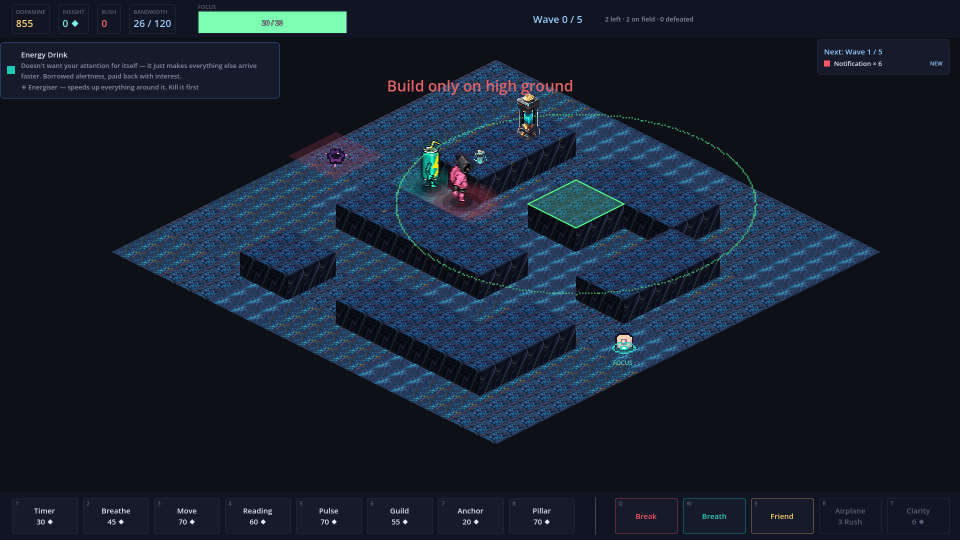
#> input picture iso_slice_test.png, 1920 x 1080 px (shown at 1/2 size)
$ python pulse_anim.py ../iso_slice_test.png ../brain_td_level_clean_pink_1786615590187.png
#> lines starting #> are read from the running program, lines starting #| are printed output that depends on the picture; after the words box and inside, x2 and y2 are one past the last pixel; in counts of white or black regions, pixels touching at a corner belong together
"""Build a charge-and-slam animation for a stacked, glowing-seam tower head.

Why this is code and not a PixelLab call: `animate_image` cannot hold this motion. Fed a
48px Zen Pulsar it redrew the tower as an orange humanoid; fed the native 64px source
with a hand-built end pose pinned as `last_frame_url` it kept the silhouette but still
melted the stone into a yellow blob over the last third. The motion is purely mechanical
— rigid slabs sliding apart, light stretching between them — so it is cheaper and
strictly better to slide the source's OWN pixels than to ask a model to redraw them.
Same principle as build_wall_atlas.py and build_wall_face.py: post-process what the
generator cannot hold steady.

    python tools/pulse_anim.py <source.png> <outdir>          # auto-detect the bands
    python tools/pulse_anim.py <source.png> <outdir> --show   # just print the bands

The source is the resting (slabs closed) pose at ART SIZE x2 — 64x64 for 32px head art.
Install the result with sprite_16.halve(im, 32) per frame, as head_<id>_frame_N.png.

Frame 1 is the closed pose with the core punched white — the slam. Frames 2..N open the
stack step by step. tower.gd's `charge_telegraph` maps the reload onto these frames, so
frame 1 plays on the shot and the last frame is "charged and waiting".
"""
import os
import sys

import numpy as np
from PIL import Image

# Growth per gap, per frame. Explicit steps, NOT an eased float that gets rounded: easing
# then rounding to a pixel silently produced two identical frames mid-charge, a visible
# stutter at tower.gd's HEAD_FPS of 8. Monotonic, with the only hold at peak charge where
# a beat wants one. The ceiling is bounded by headroom — see build().
GROWTH_STEPS = [0, 1, 2, 3, 4, 5, 5]


def _masks(a):
    """Opaque / warm (core light) / cool (crystal) pixel masks."""
    op = a[..., 3] > 40
    warm = op & (a[..., 0] > 130) & (a[..., 0] - a[..., 2] > 50)
    cool = op & (a[..., 2] > 130) & (a[..., 2] - a[..., 0] > 40)
    return op, warm, cool


def detect_bands(im, warm_frac=0.25):
    """Split the sprite into alternating ('art', y0, y1) / ('gap', y0, y1) row bands.

    A 'gap' is a run of rows where the core light dominates — those are the seams that
    stretch when the slabs separate. Everything else is rigid stone that only translates.
    """
    a = np.asarray(im.convert("RGBA")).astype(int)
    op, warm, _ = _masks(a)
    rows = np.where(op.any(axis=1))[0]
    if rows.size == 0:
        raise ValueError("source is fully transparent")
    top, bottom = int(rows[0]), int(rows[-1]) + 1

    is_gap = []
    for y in range(top, bottom):
        n = op[y].sum()
        is_gap.append(n > 0 and warm[y].sum() >= warm_frac * n)

    bands, start = [], top
    for i in range(1, len(is_gap) + 1):
        if i == len(is_gap) or is_gap[i] != is_gap[i - 1]:
            bands.append(("gap" if is_gap[i - 1] else "art", start, top + i))
            start = top + i
    # A gap can only stretch if stone sits on both sides of it; a warm run at either end
    # is part of the silhouette (the lit top face), not a seam.
    while bands and bands[0][0] == "gap":
        bands.pop(0)
    while bands and bands[-1][0] == "gap":
        bands.pop()
    return bands


def frame(im, bands, grow, t, flash=0.0):
    """One frame. `grow` = px each gap opens by, `t` in [0,1] = how charged the light is."""
    w, h = im.size
    heights = [(b - a + (grow if k == "gap" else 0)) for k, a, b in bands]
    canvas = Image.new("RGBA", (w, h), (0, 0, 0, 0))
    y = bands[-1][2] - sum(heights)          # bottom slab pinned; the stack grows upward
    for (kind, a, b), nh in zip(bands, heights):
        strip = im.crop((0, a, w, b))
        if nh != b - a:
            strip = strip.resize((w, nh), Image.NEAREST)
        if y < 0:                            # ran off the top: clip, never wrap
            canvas.alpha_composite(strip.crop((0, -y, w, nh)), (0, 0))
        else:
            canvas.alpha_composite(strip, (0, y))
        y += nh

    arr = np.asarray(canvas).astype(float)
    op, warm, cool = _masks(arr)
    # Blue climbs fastest, so the core rides orange -> gold -> white-hot as it charges
    # instead of just getting brighter.
    for c, m in ((0, 0.14), (1, 0.26), (2, 0.70)):
        arr[..., c] = np.where(warm, np.clip(arr[..., c] * (1.0 + m * t), 0, 255), arr[..., c])
    for c, m in ((0, 0.20), (1, 0.12), (2, 0.10)):
        arr[..., c] = np.where(cool, np.clip(arr[..., c] * (1.0 + m * t), 0, 255), arr[..., c])
    if flash:
        # Discharge: the core whites out and throws light onto the stone around it.
        for c, m in ((0, 0.18), (1, 0.42), (2, 1.40)):
            arr[..., c] = np.where(warm, np.clip(arr[..., c] * (1.0 + m * flash), 0, 255),
                                   arr[..., c])
        stone = op & ~warm & ~cool
        arr[..., :3] = np.where(stone[..., None],
                                np.clip(arr[..., :3] * (1.0 + 0.30 * flash), 0, 255),
                                arr[..., :3])
    return Image.fromarray(arr.astype("uint8"), "RGBA")


def build(src, outdir, bands=None, steps=None):
#> called with src = '../iso_slice_test.png'
    im = Image.open(src).convert("RGBA")
    bands = bands or detect_bands(im)
#> in _masks, `op = a[..., 3] > 40`: op: shape (1080, 1920) bool; every value is 1
#> in _masks, `warm = op & (a[..., 0] > 130) & (a[..., 0] - a[..., 2] > 50)`:
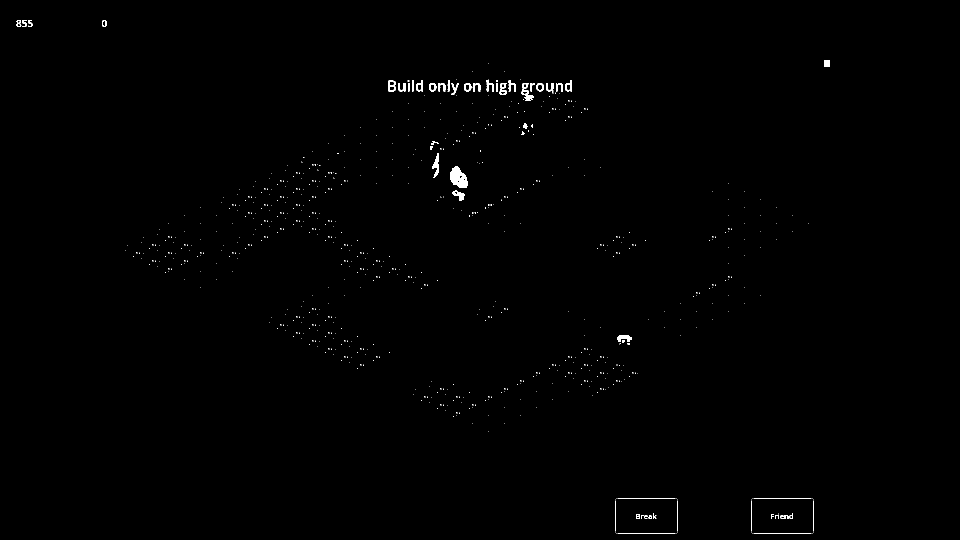
#> warm: shape (1080, 1920) bool (shown at 1/2 size); 0.38% white; 760 white regions (706 under 20 px), largest, box (x1, y1, x2, y2) and area: (901, 332, 935, 376) 896, (1043, 166, 1068, 202) 373, (1234, 670, 1264, 684) 292
#> in _masks, `cool = op & (a[..., 2] > 130) & (a[..., 2] - a[..., 0] > 40)`:
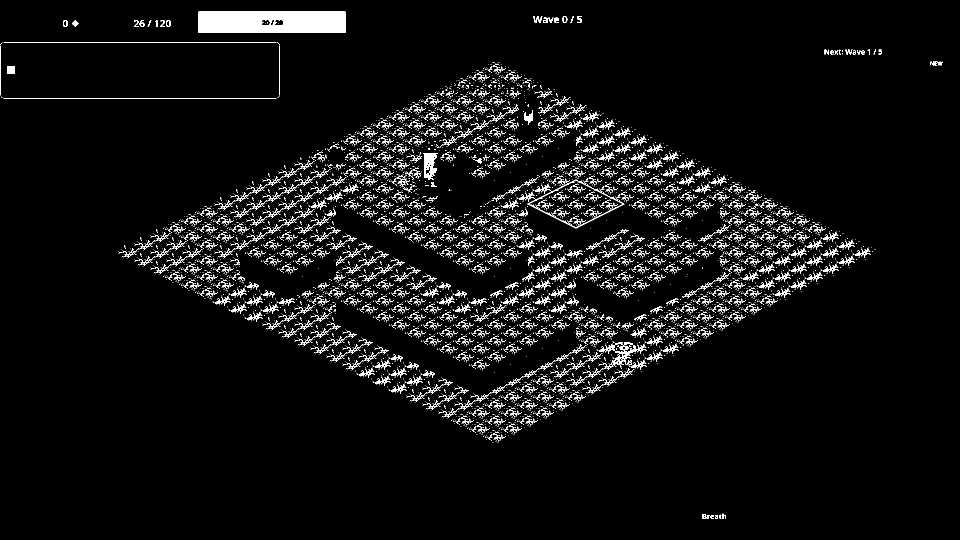
#> cool: shape (1080, 1920) bool (shown at 1/2 size); 4.4% white in thin lines or dots
#> in detect_bands, `rows = np.where(op.any(axis=1))[0]`: rows = 1080 values from 0 to 1079
#> in detect_bands, `top, bottom = int(rows[0]), int(rows[-1]) + 1`: top = 0; bottom = 1080
#> after the loop in detect_bands, `for y in range(top, bottom):`: is_gap = 1080 items, first 6: False, False, False, False, False, False
#> in detect_bands, `bands, start = [], top`: bands = []; start = 0
#> the loop in detect_bands, `for i in range(1, len(is_gap) + 1):` made 1080 passes
#> start on pass 1080: 1080
#> after the loop in detect_bands, `for i in range(1, len(is_gap) + 1):`: bands = [('art', 0, 1080)]
#> bands = [('art', 0, 1080)]
    steps = list(steps or GROWTH_STEPS)

    # Every gap grows on every step, so at full charge the stack needs gaps * max_step
    # rows of room above it. Overshoot clips the top of the sprite, so clamp — but
    # counting only the EMPTY rows is far too strict: a tapering tip (the Zen Pulsar's
    # crystal) is a handful of pixels per row, and spending those buys motion the sprite
    # would otherwise never show. So the budget is empty rows PLUS the leading rows thin
    # enough that losing them costs nothing readable.
    n_gaps = sum(1 for k, _, _ in bands if k == "gap")
#> n_gaps = 0
    if n_gaps:
        op = np.asarray(im)[..., 3] > 40
        per_row = op.sum(axis=1)
        thin = max(1, int(0.15 * per_row.max()))
        headroom = bands[0][1]
        for y in range(bands[0][1], bands[-1][2]):
            if per_row[y] > thin:
                break
            headroom += 1
        cap = max(0, headroom // n_gaps)
        if max(steps) > cap:
            print("clamping growth %d -> %d px (%d gaps, %d rows of headroom)"
                  % (max(steps), cap, n_gaps, headroom))
            steps = [min(s, cap) for s in steps]

    os.makedirs(outdir, exist_ok=True)
    out = [os.path.join(outdir, "frame_1.png")]
    frame(im, bands, 0, 0.0, flash=1.0).save(out[0])
#> in frame, `heights = [(b - a + (grow if k == "gap" else 0)) for k, a, b in bands]`: heights = [1080]
#> in frame, `canvas = Image.new("RGBA", (w, h), (0, 0, 0, 0))`: canvas: PIL image 1920x1080 RGBA; every value is 0
#> in frame, `y = bands[-1][2] - sum(heights)`: y = 0
#> the loop in frame, `for (kind, a, b), nh in zip(bands, heights):` made 1 pass
#> (kind, a, b, nh, y) on pass 1: ('art', 0, 1080, 1080, 1080)
#> after the loop in frame, `for (kind, a, b), nh in zip(bands, heights):`: y = 1080
#> in frame, `stone = op & ~warm & ~cool`:
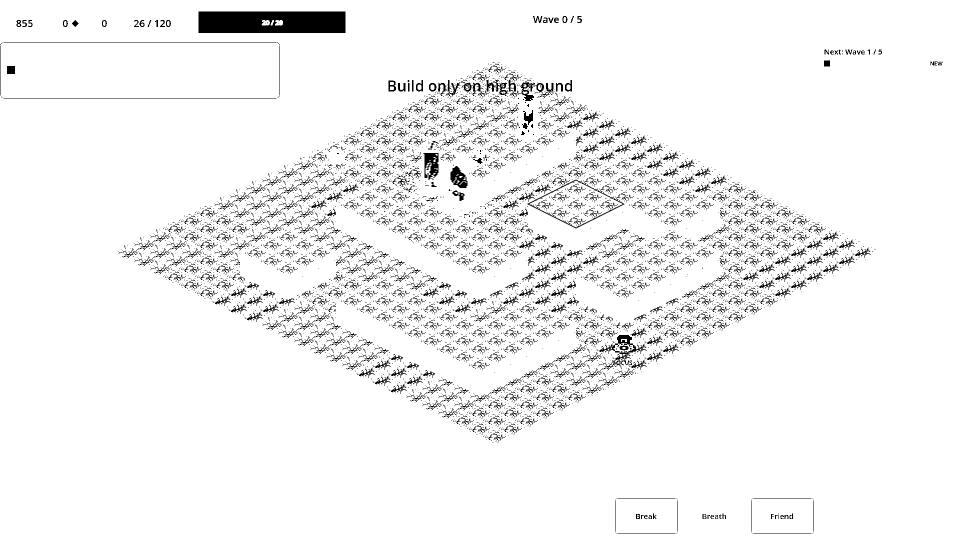
#> stone: shape (1080, 1920) bool (shown at 1/2 size); 95.2% white; 8981 black regions (8139 under 20 px), largest, box (x1, y1, x2, y2) and area: (397, 23, 691, 66) 12296, (1197, 670, 1294, 738) 1381, (847, 306, 877, 360) 1076
#> in frame, `arr[..., :3] = np.where(stone[..., None], np.clip(arr[..., :3] * (1.0 ..`:
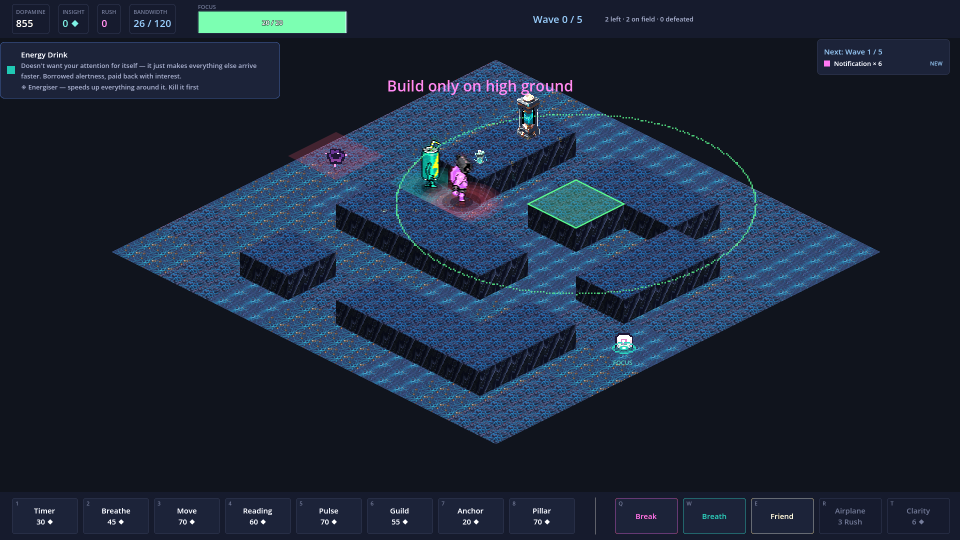
#> arr: shape (1080, 1920, 4) float64 (shown at 1/2 size); mean R, G, B, A 29, 40.4, 58.4, 255
    for i, g in enumerate(steps):
        # Light surges late (t^1.6) so the frame that holds its geometry at peak charge
        # still visibly climbs — the core blazes just before the slam.
        t = (i / max(1.0, len(steps) - 1.0)) ** 1.6
        p = os.path.join(outdir, "frame_%d.png" % (i + 2))
        frame(im, bands, g, t).save(p)
        out.append(p)
#> after the loop, out = 8 items
    return out


if __name__ == "__main__":
    source, dest = sys.argv[1], (sys.argv[2] if len(sys.argv) > 2 else "pulse_out")
    if "--show" in sys.argv:
        for band in detect_bands(Image.open(source)):
            print("%-4s %2d..%2d" % band)
    else:
        made = build(source, dest)
#> made = 8 items
        print("wrote %d frames to %s" % (len(made), dest))
#| wrote 8 frames to ../brain_td_level_clean_pink_1786615590187.png
